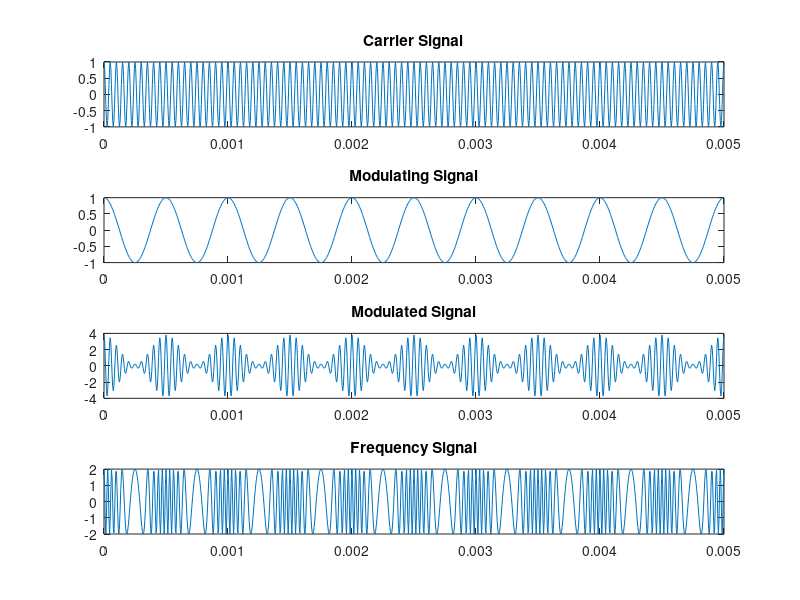

The MATLAB source for this figure:
clc;
clear all;
close all;

%carrier signal
fc=6000;
Tc=1/fc;
Lc=100*Tc;
tc=0:0.001*Lc:Lc;
Ac=2;
c=cos(2*pi*fc*tc);

%normalized message signal
fm=2000;
Tm=1/fm;
Lm=10*Tm;
ts=0.001*Lm;
fs=1/ts;
tm=0:ts:Lm;
Am=2;
m=cos(2*pi*fm*tm);

grid on;
subplot(4,1,1);
plot(tm,c);
title('Carrier Signal');
subplot(4,1,2);
plot(tm,m);
title('Modulating Signal');

% Modulated signal
mu(1)=0; %initalize modulating index
for i=1:1:10
    x=mu(i);
    S=Ac*(1+x.*m).*c;
    mu(i+1)=mu(i)+0.1;  %increase modulating index by 0.1  m(prev)+0.1
    subplot(4,1,3),plot(tm,S),title('Modulated Signal');
    drawnow;
end

mu = [mu(end)]; % re-initialize modulating index with the last value
fprintf('m = %d\n', mu);
ma=mu*mu;
fprintf('m^2 = %d\n',ma);

% fm signal varing modulation index
b=7;
for i=0:0.5:b
    FM=Ac*cos((2*pi*fc*tc)+i*sin(2*pi*fm*tm));
    subplot(4,1,4);
    plot(tm,FM);
    title('Frequency Signal');
    drawnow;
end

%power calculation
sbp= (Ac*Ac*ma)/8;
dsb= sbp*2;
fprintf('Sideband Power of a Singleband = %d Watt \nDouble Sideband Power = %d Watt\n', sbp, dsb);
pc= (Ac*Ac)/2;
fprintf('Carrier Power = %d Watt \n', pc);
pt= pc*(1+ma/2);
fprintf('Total Power = %d watt\n', pt);
p_carrier=max(abs(pc));
p_carrier_dB=pow2db(pc);
p_sideband=max(abs(sbp));
p_sideband_dB=pow2db(sbp);
